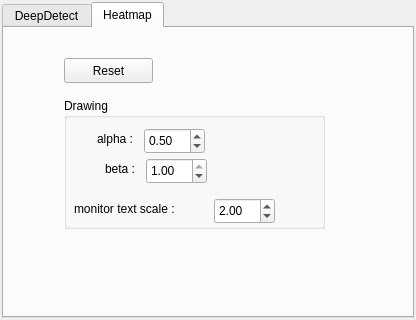
<?xml version="1.0" encoding="UTF-8"?>
<ui version="4.0">
 <class>DialogCTMHeatmap2</class>
 <widget class="QDialog" name="DialogCTMHeatmap2">
  <property name="geometry">
   <rect>
    <x>0</x>
    <y>0</y>
    <width>416</width>
    <height>320</height>
   </rect>
  </property>
  <property name="windowTitle">
   <string>CTMVdoHeatmap</string>
  </property>
  <layout class="QVBoxLayout" name="verticalLayout_2">
   <property name="spacing">
    <number>2</number>
   </property>
   <property name="leftMargin">
    <number>2</number>
   </property>
   <property name="topMargin">
    <number>2</number>
   </property>
   <property name="rightMargin">
    <number>2</number>
   </property>
   <property name="bottomMargin">
    <number>2</number>
   </property>
   <item>
    <widget class="QTabWidget" name="tabWidget_2">
     <property name="currentIndex">
      <number>1</number>
     </property>
     <widget class="QWidget" name="tab_5">
      <attribute name="title">
       <string>DeepDetect</string>
      </attribute>
      <layout class="QVBoxLayout" name="verticalLayout">
       <property name="spacing">
        <number>2</number>
       </property>
       <property name="leftMargin">
        <number>2</number>
       </property>
       <property name="topMargin">
        <number>2</number>
       </property>
       <property name="rightMargin">
        <number>2</number>
       </property>
       <property name="bottomMargin">
        <number>2</number>
       </property>
       <item>
        <widget class="QWidget" name="widget" native="true">
         <property name="minimumSize">
          <size>
           <width>0</width>
           <height>35</height>
          </size>
         </property>
         <widget class="QPushButton" name="pushButton_config">
          <property name="geometry">
           <rect>
            <x>5</x>
            <y>4</y>
            <width>71</width>
            <height>25</height>
           </rect>
          </property>
          <property name="focusPolicy">
           <enum>Qt::NoFocus</enum>
          </property>
          <property name="text">
           <string>Config</string>
          </property>
         </widget>
         <widget class="QLabel" name="label_config_icon">
          <property name="geometry">
           <rect>
            <x>90</x>
            <y>3</y>
            <width>29</width>
            <height>29</height>
           </rect>
          </property>
          <property name="text">
           <string/>
          </property>
          <property name="pixmap">
           <pixmap>:/cira_index_heatmap/model/cnn_detect.png</pixmap>
          </property>
          <property name="scaledContents">
           <bool>true</bool>
          </property>
         </widget>
         <widget class="QLabel" name="label_config_name">
          <property name="geometry">
           <rect>
            <x>130</x>
            <y>6</y>
            <width>171</width>
            <height>21</height>
           </rect>
          </property>
          <property name="text">
           <string>...</string>
          </property>
         </widget>
        </widget>
       </item>
       <item>
        <widget class="QTabWidget" name="tabWidget">
         <property name="currentIndex">
          <number>0</number>
         </property>
         <widget class="QWidget" name="tab">
          <attribute name="title">
           <string>Detection</string>
          </attribute>
          <widget class="QLabel" name="label">
           <property name="geometry">
            <rect>
             <x>20</x>
             <y>20</y>
             <width>81</width>
             <height>21</height>
            </rect>
           </property>
           <property name="text">
            <string>Threshold :</string>
           </property>
           <property name="alignment">
            <set>Qt::AlignRight|Qt::AlignTrailing|Qt::AlignVCenter</set>
           </property>
          </widget>
          <widget class="QLabel" name="label_2">
           <property name="geometry">
            <rect>
             <x>20</x>
             <y>50</y>
             <width>81</width>
             <height>21</height>
            </rect>
           </property>
           <property name="text">
            <string>nms :</string>
           </property>
           <property name="alignment">
            <set>Qt::AlignRight|Qt::AlignTrailing|Qt::AlignVCenter</set>
           </property>
          </widget>
          <widget class="QDoubleSpinBox" name="doubleSpinBox_nms">
           <property name="geometry">
            <rect>
             <x>110</x>
             <y>50</y>
             <width>51</width>
             <height>26</height>
            </rect>
           </property>
           <property name="minimum">
            <double>0.010000000000000</double>
           </property>
           <property name="maximum">
            <double>1.000000000000000</double>
           </property>
           <property name="singleStep">
            <double>0.010000000000000</double>
           </property>
           <property name="value">
            <double>0.400000000000000</double>
           </property>
          </widget>
          <widget class="QLabel" name="label_3">
           <property name="geometry">
            <rect>
             <x>200</x>
             <y>20</y>
             <width>21</width>
             <height>21</height>
            </rect>
           </property>
           <property name="text">
            <string>%</string>
           </property>
           <property name="alignment">
            <set>Qt::AlignLeading|Qt::AlignLeft|Qt::AlignVCenter</set>
           </property>
          </widget>
          <widget class="QDoubleSpinBox" name="spinBox_threshold">
           <property name="geometry">
            <rect>
             <x>110</x>
             <y>20</y>
             <width>61</width>
             <height>26</height>
            </rect>
           </property>
           <property name="decimals">
            <number>2</number>
           </property>
           <property name="minimum">
            <double>0.010000000000000</double>
           </property>
           <property name="maximum">
            <double>100.000000000000000</double>
           </property>
           <property name="singleStep">
            <double>0.010000000000000</double>
           </property>
           <property name="value">
            <double>50.000000000000000</double>
           </property>
          </widget>
         </widget>
         <widget class="QWidget" name="tab_4">
          <attribute name="title">
           <string>Drawing</string>
          </attribute>
          <widget class="QGroupBox" name="groupBox_result_drawing">
           <property name="geometry">
            <rect>
             <x>10</x>
             <y>10</y>
             <width>301</width>
             <height>221</height>
            </rect>
           </property>
           <property name="title">
            <string>Result drawing</string>
           </property>
           <property name="checkable">
            <bool>true</bool>
           </property>
           <widget class="QLabel" name="label_10">
            <property name="geometry">
             <rect>
              <x>20</x>
              <y>30</y>
              <width>141</width>
              <height>21</height>
             </rect>
            </property>
            <property name="text">
             <string>Rectangle thickness :</string>
            </property>
            <property name="alignment">
             <set>Qt::AlignRight|Qt::AlignTrailing|Qt::AlignVCenter</set>
            </property>
           </widget>
           <widget class="QSpinBox" name="spinBox_rect_thickness">
            <property name="geometry">
             <rect>
              <x>170</x>
              <y>30</y>
              <width>61</width>
              <height>26</height>
             </rect>
            </property>
            <property name="minimum">
             <number>1</number>
            </property>
            <property name="maximum">
             <number>9999</number>
            </property>
            <property name="value">
             <number>2</number>
            </property>
           </widget>
           <widget class="QGroupBox" name="groupBox_text">
            <property name="geometry">
             <rect>
              <x>40</x>
              <y>60</y>
              <width>161</width>
              <height>151</height>
             </rect>
            </property>
            <property name="title">
             <string>Text</string>
            </property>
            <property name="checkable">
             <bool>true</bool>
            </property>
            <widget class="QLabel" name="label_11">
             <property name="geometry">
              <rect>
               <x>30</x>
               <y>60</y>
               <width>51</width>
               <height>21</height>
              </rect>
             </property>
             <property name="text">
              <string>Scale :</string>
             </property>
             <property name="alignment">
              <set>Qt::AlignRight|Qt::AlignTrailing|Qt::AlignVCenter</set>
             </property>
            </widget>
            <widget class="QLabel" name="label_12">
             <property name="geometry">
              <rect>
               <x>0</x>
               <y>90</y>
               <width>81</width>
               <height>21</height>
              </rect>
             </property>
             <property name="text">
              <string>Thickness :</string>
             </property>
             <property name="alignment">
              <set>Qt::AlignRight|Qt::AlignTrailing|Qt::AlignVCenter</set>
             </property>
            </widget>
            <widget class="QSpinBox" name="spinBox_font_thickness">
             <property name="geometry">
              <rect>
               <x>90</x>
               <y>90</y>
               <width>61</width>
               <height>26</height>
              </rect>
             </property>
             <property name="minimum">
              <number>1</number>
             </property>
             <property name="maximum">
              <number>9999</number>
             </property>
             <property name="value">
              <number>2</number>
             </property>
            </widget>
            <widget class="QSpinBox" name="spinBox_font_offset">
             <property name="geometry">
              <rect>
               <x>90</x>
               <y>120</y>
               <width>61</width>
               <height>26</height>
              </rect>
             </property>
             <property name="minimum">
              <number>-9999</number>
             </property>
             <property name="maximum">
              <number>9999</number>
             </property>
             <property name="value">
              <number>10</number>
             </property>
            </widget>
            <widget class="QLabel" name="label_13">
             <property name="geometry">
              <rect>
               <x>20</x>
               <y>120</y>
               <width>61</width>
               <height>21</height>
              </rect>
             </property>
             <property name="text">
              <string>Offset :</string>
             </property>
             <property name="alignment">
              <set>Qt::AlignRight|Qt::AlignTrailing|Qt::AlignVCenter</set>
             </property>
            </widget>
            <widget class="QDoubleSpinBox" name="spinBox_font_scale">
             <property name="geometry">
              <rect>
               <x>90</x>
               <y>60</y>
               <width>61</width>
               <height>26</height>
              </rect>
             </property>
             <property name="minimum">
              <double>0.010000000000000</double>
             </property>
             <property name="maximum">
              <double>99999.000000000000000</double>
             </property>
             <property name="singleStep">
              <double>0.010000000000000</double>
             </property>
             <property name="value">
              <double>1.200000000000000</double>
             </property>
            </widget>
            <widget class="QCheckBox" name="checkBox_show_percent">
             <property name="geometry">
              <rect>
               <x>10</x>
               <y>30</y>
               <width>141</width>
               <height>23</height>
              </rect>
             </property>
             <property name="text">
              <string>Show percentage</string>
             </property>
             <property name="checked">
              <bool>true</bool>
             </property>
            </widget>
           </widget>
          </widget>
         </widget>
         <widget class="QWidget" name="tab_2">
          <attribute name="title">
           <string>Tracking</string>
          </attribute>
          <widget class="QGroupBox" name="checkBox_enable_tracking">
           <property name="geometry">
            <rect>
             <x>10</x>
             <y>10</y>
             <width>301</width>
             <height>211</height>
            </rect>
           </property>
           <property name="title">
            <string>Enable Tracking</string>
           </property>
           <property name="checkable">
            <bool>true</bool>
           </property>
           <property name="checked">
            <bool>true</bool>
           </property>
           <widget class="QPushButton" name="pushButton_reset_count">
            <property name="geometry">
             <rect>
              <x>10</x>
              <y>90</y>
              <width>89</width>
              <height>25</height>
             </rect>
            </property>
            <property name="focusPolicy">
             <enum>Qt::NoFocus</enum>
            </property>
            <property name="text">
             <string>Reset Count</string>
            </property>
           </widget>
           <widget class="QLabel" name="label_8">
            <property name="geometry">
             <rect>
              <x>0</x>
              <y>30</y>
              <width>111</width>
              <height>21</height>
             </rect>
            </property>
            <property name="text">
             <string>frame buffer :</string>
            </property>
            <property name="alignment">
             <set>Qt::AlignRight|Qt::AlignTrailing|Qt::AlignVCenter</set>
            </property>
           </widget>
           <widget class="QSpinBox" name="spinBox_frame_buffer">
            <property name="geometry">
             <rect>
              <x>120</x>
              <y>30</y>
              <width>61</width>
              <height>26</height>
             </rect>
            </property>
            <property name="alignment">
             <set>Qt::AlignCenter</set>
            </property>
            <property name="minimum">
             <number>1</number>
            </property>
            <property name="maximum">
             <number>9999999</number>
            </property>
            <property name="value">
             <number>5</number>
            </property>
           </widget>
           <widget class="QSpinBox" name="spinBox_max_distance">
            <property name="geometry">
             <rect>
              <x>120</x>
              <y>60</y>
              <width>61</width>
              <height>26</height>
             </rect>
            </property>
            <property name="alignment">
             <set>Qt::AlignCenter</set>
            </property>
            <property name="minimum">
             <number>1</number>
            </property>
            <property name="maximum">
             <number>9999999</number>
            </property>
            <property name="value">
             <number>150</number>
            </property>
           </widget>
           <widget class="QLabel" name="label_9">
            <property name="geometry">
             <rect>
              <x>0</x>
              <y>60</y>
              <width>111</width>
              <height>21</height>
             </rect>
            </property>
            <property name="text">
             <string>max distance :</string>
            </property>
            <property name="alignment">
             <set>Qt::AlignRight|Qt::AlignTrailing|Qt::AlignVCenter</set>
            </property>
           </widget>
          </widget>
         </widget>
         <widget class="QWidget" name="tab_3">
          <attribute name="title">
           <string>ROI</string>
          </attribute>
          <widget class="QLabel" name="label_4">
           <property name="geometry">
            <rect>
             <x>10</x>
             <y>20</y>
             <width>31</width>
             <height>21</height>
            </rect>
           </property>
           <property name="text">
            <string>x :</string>
           </property>
           <property name="alignment">
            <set>Qt::AlignRight|Qt::AlignTrailing|Qt::AlignVCenter</set>
           </property>
          </widget>
          <widget class="QSpinBox" name="spinBox_roi_x">
           <property name="geometry">
            <rect>
             <x>50</x>
             <y>20</y>
             <width>61</width>
             <height>26</height>
            </rect>
           </property>
           <property name="maximum">
            <number>5000</number>
           </property>
          </widget>
          <widget class="QSpinBox" name="spinBox_roi_y">
           <property name="geometry">
            <rect>
             <x>150</x>
             <y>20</y>
             <width>61</width>
             <height>26</height>
            </rect>
           </property>
           <property name="maximum">
            <number>5000</number>
           </property>
          </widget>
          <widget class="QLabel" name="label_5">
           <property name="geometry">
            <rect>
             <x>110</x>
             <y>20</y>
             <width>31</width>
             <height>21</height>
            </rect>
           </property>
           <property name="text">
            <string>y :</string>
           </property>
           <property name="alignment">
            <set>Qt::AlignRight|Qt::AlignTrailing|Qt::AlignVCenter</set>
           </property>
          </widget>
          <widget class="QSpinBox" name="spinBox_roi_w">
           <property name="geometry">
            <rect>
             <x>50</x>
             <y>60</y>
             <width>61</width>
             <height>26</height>
            </rect>
           </property>
           <property name="maximum">
            <number>5000</number>
           </property>
           <property name="value">
            <number>5000</number>
           </property>
          </widget>
          <widget class="QSpinBox" name="spinBox_roi_h">
           <property name="geometry">
            <rect>
             <x>150</x>
             <y>60</y>
             <width>61</width>
             <height>26</height>
            </rect>
           </property>
           <property name="maximum">
            <number>5000</number>
           </property>
           <property name="value">
            <number>5000</number>
           </property>
          </widget>
          <widget class="QLabel" name="label_6">
           <property name="geometry">
            <rect>
             <x>110</x>
             <y>60</y>
             <width>31</width>
             <height>21</height>
            </rect>
           </property>
           <property name="text">
            <string>h :</string>
           </property>
           <property name="alignment">
            <set>Qt::AlignRight|Qt::AlignTrailing|Qt::AlignVCenter</set>
           </property>
          </widget>
          <widget class="QLabel" name="label_7">
           <property name="geometry">
            <rect>
             <x>10</x>
             <y>60</y>
             <width>31</width>
             <height>21</height>
            </rect>
           </property>
           <property name="text">
            <string>w :</string>
           </property>
           <property name="alignment">
            <set>Qt::AlignRight|Qt::AlignTrailing|Qt::AlignVCenter</set>
           </property>
          </widget>
          <widget class="QCheckBox" name="checkBox_is_draw_roi">
           <property name="geometry">
            <rect>
             <x>20</x>
             <y>110</y>
             <width>92</width>
             <height>23</height>
            </rect>
           </property>
           <property name="text">
            <string>Draw ROI</string>
           </property>
           <property name="checked">
            <bool>true</bool>
           </property>
          </widget>
         </widget>
        </widget>
       </item>
      </layout>
     </widget>
     <widget class="QWidget" name="tab_6">
      <attribute name="title">
       <string>Heatmap</string>
      </attribute>
      <widget class="QGroupBox" name="groupBox">
       <property name="geometry">
        <rect>
         <x>60</x>
         <y>70</y>
         <width>261</width>
         <height>131</height>
        </rect>
       </property>
       <property name="title">
        <string>Drawing</string>
       </property>
       <widget class="QLabel" name="label_15">
        <property name="geometry">
         <rect>
          <x>4</x>
          <y>60</y>
          <width>67</width>
          <height>21</height>
         </rect>
        </property>
        <property name="text">
         <string>beta :</string>
        </property>
        <property name="alignment">
         <set>Qt::AlignRight|Qt::AlignTrailing|Qt::AlignVCenter</set>
        </property>
       </widget>
       <widget class="QLabel" name="label_16">
        <property name="geometry">
         <rect>
          <x>2</x>
          <y>30</y>
          <width>67</width>
          <height>21</height>
         </rect>
        </property>
        <property name="text">
         <string>alpha :</string>
        </property>
        <property name="alignment">
         <set>Qt::AlignRight|Qt::AlignTrailing|Qt::AlignVCenter</set>
        </property>
       </widget>
       <widget class="QDoubleSpinBox" name="doubleSpinBox_beta">
        <property name="geometry">
         <rect>
          <x>82</x>
          <y>60</y>
          <width>61</width>
          <height>26</height>
         </rect>
        </property>
        <property name="minimum">
         <double>0.010000000000000</double>
        </property>
        <property name="maximum">
         <double>1.000000000000000</double>
        </property>
        <property name="value">
         <double>1.000000000000000</double>
        </property>
       </widget>
       <widget class="QDoubleSpinBox" name="doubleSpinBox_alpha">
        <property name="geometry">
         <rect>
          <x>80</x>
          <y>30</y>
          <width>61</width>
          <height>26</height>
         </rect>
        </property>
        <property name="minimum">
         <double>0.010000000000000</double>
        </property>
        <property name="maximum">
         <double>1.000000000000000</double>
        </property>
        <property name="value">
         <double>0.500000000000000</double>
        </property>
       </widget>
       <widget class="QLabel" name="label_17">
        <property name="geometry">
         <rect>
          <x>10</x>
          <y>100</y>
          <width>141</width>
          <height>21</height>
         </rect>
        </property>
        <property name="text">
         <string>monitor text scale :</string>
        </property>
       </widget>
       <widget class="QDoubleSpinBox" name="doubleSpinBox_monitor_txt_scale">
        <property name="geometry">
         <rect>
          <x>150</x>
          <y>100</y>
          <width>61</width>
          <height>26</height>
         </rect>
        </property>
        <property name="minimum">
         <double>0.010000000000000</double>
        </property>
        <property name="maximum">
         <double>9999.000000000000000</double>
        </property>
        <property name="value">
         <double>2.000000000000000</double>
        </property>
       </widget>
      </widget>
      <widget class="QPushButton" name="pushButton_reset">
       <property name="geometry">
        <rect>
         <x>60</x>
         <y>30</y>
         <width>89</width>
         <height>25</height>
        </rect>
       </property>
       <property name="focusPolicy">
        <enum>Qt::NoFocus</enum>
       </property>
       <property name="text">
        <string>Reset</string>
       </property>
      </widget>
     </widget>
    </widget>
   </item>
  </layout>
 </widget>
 <resources/>
 <connections/>
</ui>
